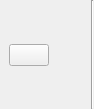
<?xml version="1.0" encoding="UTF-8"?>
<ui version="4.0">
 <class>SubListElementWidget</class>
 <widget class="QWidget" name="SubListElementWidget">
  <property name="geometry">
   <rect>
    <x>0</x>
    <y>0</y>
    <width>94</width>
    <height>109</height>
   </rect>
  </property>
  <property name="windowTitle">
   <string>Sub List Element Widget</string>
  </property>
  <layout class="QVBoxLayout" name="verticalLayout_2">
   <property name="margin">
    <number>0</number>
   </property>
   <item>
    <layout class="QHBoxLayout" name="m_layout">
     <item>
      <widget class="QWidget" name="m_buttonWidget" native="true">
       <layout class="QVBoxLayout" name="verticalLayout">
        <property name="spacing">
         <number>0</number>
        </property>
        <property name="topMargin">
         <number>0</number>
        </property>
        <property name="rightMargin">
         <number>0</number>
        </property>
        <property name="bottomMargin">
         <number>0</number>
        </property>
        <item>
         <spacer name="verticalSpacer">
          <property name="orientation">
           <enum>Qt::Vertical</enum>
          </property>
          <property name="sizeHint" stdset="0">
           <size>
            <width>20</width>
            <height>40</height>
           </size>
          </property>
         </spacer>
        </item>
        <item>
         <widget class="QPushButton" name="m_removePushButton">
          <property name="sizePolicy">
           <sizepolicy hsizetype="Fixed" vsizetype="Fixed">
            <horstretch>0</horstretch>
            <verstretch>0</verstretch>
           </sizepolicy>
          </property>
          <property name="toolTip">
           <string>Remove this item</string>
          </property>
          <property name="text">
           <string/>
          </property>
          <property name="icon">
           <iconset resource="../ui.qrc">
            <normaloff>:/image/delete.png</normaloff>:/image/delete.png</iconset>
          </property>
         </widget>
        </item>
        <item>
         <spacer name="verticalSpacer_2">
          <property name="orientation">
           <enum>Qt::Vertical</enum>
          </property>
          <property name="sizeHint" stdset="0">
           <size>
            <width>20</width>
            <height>40</height>
           </size>
          </property>
         </spacer>
        </item>
       </layout>
      </widget>
     </item>
     <item>
      <widget class="Line" name="m_sepLine">
       <property name="orientation">
        <enum>Qt::Vertical</enum>
       </property>
      </widget>
     </item>
    </layout>
   </item>
  </layout>
 </widget>
 <resources>
  <include location="../ui.qrc"/>
 </resources>
 <connections/>
</ui>
